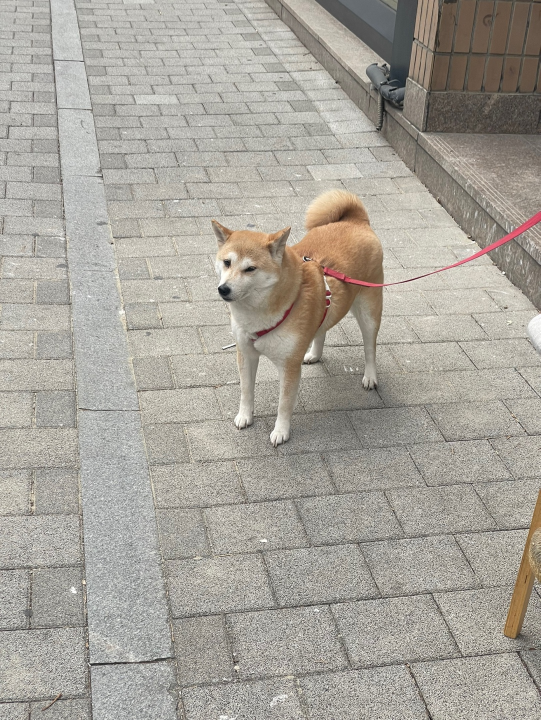
#> input picture Rui Classifier/images/test1.jpeg, 1081 x 1440 px, given as the content of the folder images/Rui, which was not available (shown at 1/2 size)
$ jupyter execute 'H5 File.ipynb'
#> lines starting #> are read from the running program, lines starting #| are printed output that depends on the picture; pictures that were not available may be replaced by others from this repository, and a replacement may not be noted
#> in load_images_from_folder, img is the input picture: PIL image 1081x1440 RGB; mean R, G, B 167.7, 163.2, 154.7
[cell 1]
from PIL import Image
import numpy as np
import os
import h5py

def crop_and_resize(img, target_size=(256, 256)):
    # Get original dimensions
#> called with target_size = (256, 256)
    width, height = img.size
#> width = 1081; height = 1440
    target_width, target_height = target_size

    # Crop image to square (centered) to avoid squeezing
    left = (width - min(width, height)) // 2
#> left = 0
    top = (height - min(width, height)) // 2
#> top = 179
    right = (width + min(width, height)) // 2
#> right = 1081
    bottom = (height + min(width, height)) // 2
#> bottom = 1260

    cropped_img = img.crop((left, top, right, bottom))
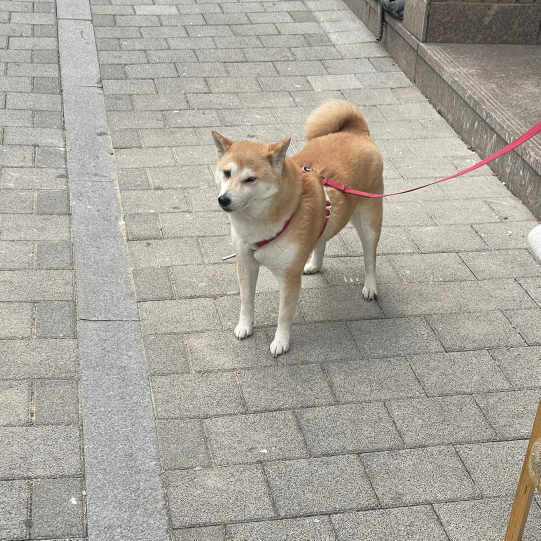
#> cropped_img: PIL image 1081x1081 RGB (shown at 1/2 size); mean R, G, B 170.4, 165.5, 156.3

    # Resize the cropped image to the target size while maintaining the aspect ratio
    resized_img = cropped_img.resize(target_size)
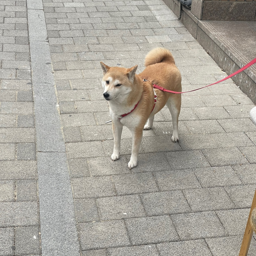
#> resized_img: PIL image 256x256 RGB; mean R, G, B 170.4, 165.5, 156.3

    return resized_img

def load_images_from_folder(folder, label, size=(256, 256)):
    images = []
    labels = []

    for filename in sorted(os.listdir(folder)):
        if filename.lower().endswith((".jpg", ".jpeg", ".png", ".webp")):
            img_path = os.path.join(folder, filename)
            img = Image.open(img_path).convert('RGB')

            # Crop and resize image
            img = crop_and_resize(img, size)

            images.append(np.asarray(img))
            labels.append(label)

    return images, labels

# Paths to folders
rui_folder = "images/Rui"
not_rui_folder = "images/Non-Rui"

# Load Rui images
rui_images, rui_labels = load_images_from_folder(rui_folder, 1)
#> rui_images = 1 item; rui_labels = [1]

# Load Not-Rui images
not_rui_images, not_rui_labels = load_images_from_folder(not_rui_folder, 0)
#> not_rui_images = 1 item; not_rui_labels = [0]

# Combine everything
all_images = np.array(rui_images + not_rui_images)
all_labels = np.array(rui_labels + not_rui_labels)
#> all_labels = [1, 0]

# Shuffle
indices = np.arange(len(all_images))
#> indices = [0, 1]
np.random.shuffle(indices)

all_images = all_images[indices]
all_labels = all_labels[indices]
#> all_labels = [0, 1]

# Save as H5
with h5py.File("rui_dataset.h5", "w") as f:
    f.create_dataset("images", data=all_images)
    f.create_dataset("labels", data=all_labels)

print("✅ rui_dataset.h5 created successfully!")

$ run again, on Rui Classifier/images/test5.jpeg
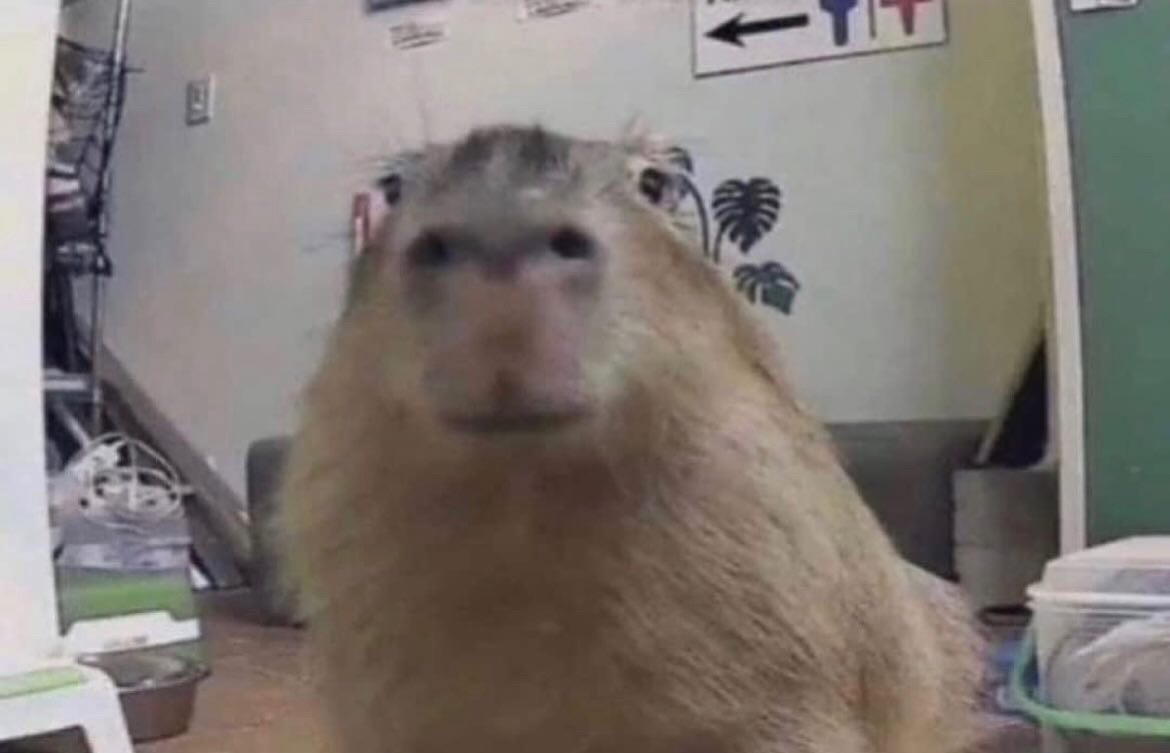
#> input picture Rui Classifier/images/test5.jpeg, 1170 x 753 px, given as the content of the folder images/Rui, which was not available
#> in load_images_from_folder, img is the input picture: PIL image 1170x753 RGB; mean R, G, B 127.9, 120.6, 115.4
#> in crop_and_resize, `cropped_img = img.crop((left, top, right, bottom))`:
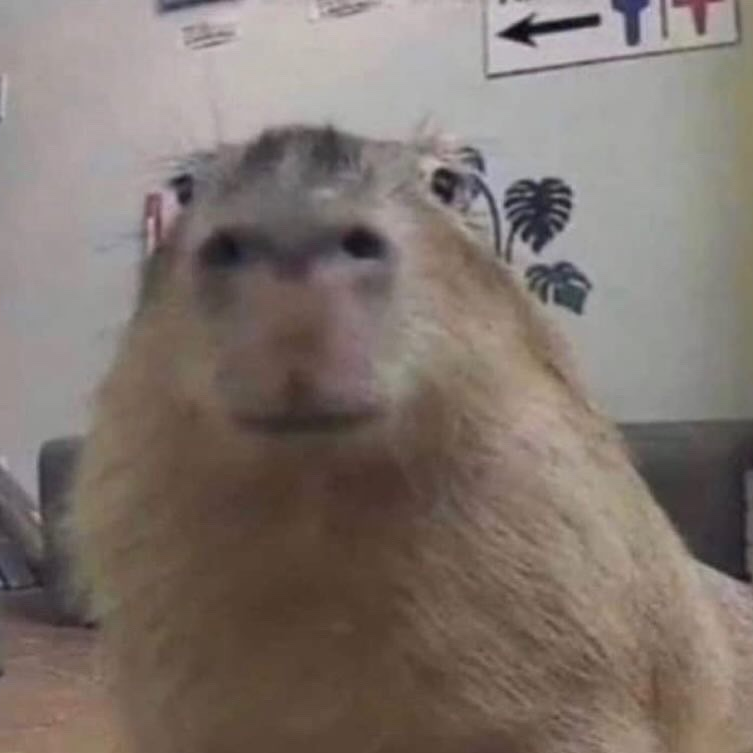
#> cropped_img: PIL image 753x753 RGB; mean R, G, B 128.3, 116.9, 110.2
#> rui_images = 1 item; rui_labels = [1]
#> not_rui_images = 1 item; not_rui_labels = [0]
#> `all_labels = np.array(rui_labels + not_rui_labels)`: all_labels = [1, 0]
#> indices = [0, 1]
